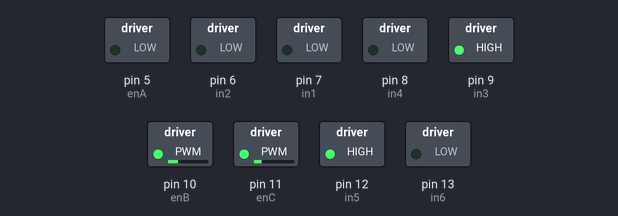
Bench run of a sketch on a simulated Arduino Uno, built with avr-gcc and run on an emulated ATmega328P. On the bench: switched loads named in the sketch (green lamp = pin HIGH).

Above: at 0.1 s.
Timing chart, 0 to 1.6 s (numbered marks = the images above):
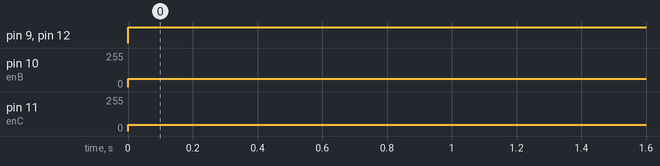

The sketch:

finalcode.ino
```cpp
//As on 19.4.17

// motor one : Wheels
int enA = 5;
int in1 = 7;
int in2 = 6;

// motor two : shaft 1
int enB = 10;
int in3 = 9;
int in4 = 8;

//motor three : shaft 2
int enC = 11;
int in5 = 12;
int in6 = 13;

const int trigPin = 3;
const int fanPin = 2;
const int echoPin = 4;

void setup()
{
  Serial.begin(9600);
  // set all the motor control pins to outputs
  pinMode(enA, OUTPUT);
  pinMode(enB, OUTPUT);
  pinMode(enC, OUTPUT);
  pinMode(in1, OUTPUT);
  pinMode(in2, OUTPUT);
  pinMode(in3, OUTPUT);
  pinMode(in4, OUTPUT);
  pinMode(in5, OUTPUT);
  pinMode(in6, OUTPUT);

  pinMode(trigPin, OUTPUT);
}

void m1clkwise()
{
  analogWrite(enA, 90);
  digitalWrite(in1, LOW);
  digitalWrite(in2, HIGH);
}
void m1anticlkwise()
{
  analogWrite(enA, 100);
  digitalWrite(in1, HIGH);
  digitalWrite(in2, LOW);
}
void m1stop()
{
  digitalWrite(enA, LOW);
}

void m2clkwise()
{
  analogWrite(enB, 62);
  digitalWrite(in3, LOW);
  digitalWrite(in4, HIGH);
}
void m2anticlkwise()
{
  analogWrite(enB, 62);
  digitalWrite(in3, HIGH);
  digitalWrite(in4, LOW);
}
void m2stop()
{
  digitalWrite(enB, LOW);
}

void m3clkwise()
{
  analogWrite(enC, 47);
  digitalWrite(in5, LOW);
  digitalWrite(in6, HIGH);
}
void m3anticlkwise()
{
  analogWrite(enC, 47);
  digitalWrite(in5, HIGH);
  digitalWrite(in6, LOW);
}
void m3stop()
{
  digitalWrite(enC, LOW);
}

long getdistance()
{
  long duration, inches, cm;

  // The sensor is triggered by a HIGH pulse of 10 or more microseconds.
  // Give a short LOW pulse beforehand to ensure a clean HIGH pulse:
  digitalWrite(trigPin, LOW);
  delayMicroseconds(2);
  digitalWrite(trigPin, HIGH);
  delayMicroseconds(10);
  digitalWrite(trigPin, LOW);

  // Read the signal from the sensor: a HIGH pulse whose
  // duration is the time (in microseconds) from the sending
  // of the ping to the reception of its echo off of an object.
  pinMode(echoPin, INPUT);
  duration = pulseIn(echoPin, HIGH);

  // convert the time into a distance
  inches = duration / 74 / 2;
  cm = duration / 29 / 2;
  /*
  Serial.print(inches);
  Serial.print("in, ");
  Serial.print(cm);
  Serial.print("cm");
  Serial.println();
  */
  delay(100);
  return cm;
}

void clean()
{
  digitalWrite(fanPin, HIGH);
  delay(3000);
  digitalWrite(fanPin, LOW);
  delay(2000);
}

void climb()
{
  int steps = 0;
  while( getdistance() < 4.00 )
  {
    m2clkwise();
    m3clkwise();
    steps = steps + 1;
  }
  m2stop();
  m3stop();
  while( getdistance() > 10.00 )
  {
    m1clkwise();
  }
  m1stop();
  while( steps > 0)
  {
    m2anticlkwise();
    m3anticlkwise();
    steps = steps - 1;
  }
  m2stop();
  m3stop();
}

void loop()
{
  //m1clkwise();
  m2anticlkwise();
  m3anticlkwise();
  delay(2000);
  //m2stop();
  //m3stop();
  //Serial.println(getdistance());
  //delay(500);
  //clean();
  //while( getdistance() > 4.00 ) //move forward
  //{
  //  m1clkwise();
  //}
  //m1stop();
  //climb();
}
```

Measured:
- by itself, pin 9 (in3), pin 12 (in5): LOW → HIGH at 0.00 s
- by itself, pin 10 (enB): 0/255 → 62/255 at 0.00 s
- by itself, pin 11 (enC): 0/255 → 47/255 at 0.00 s
